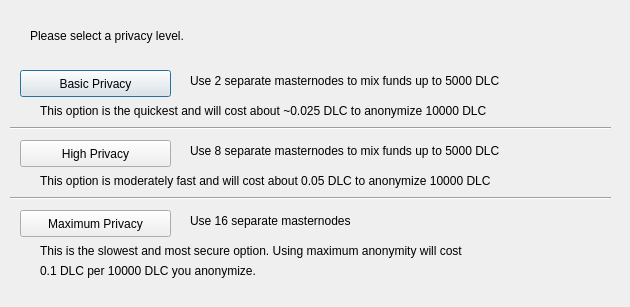
<?xml version="1.0" encoding="UTF-8"?>
<ui version="4.0">
 <class>ObfuscationConfig</class>
 <widget class="QDialog" name="ObfuscationConfig">
  <property name="geometry">
   <rect>
    <x>0</x>
    <y>0</y>
    <width>630</width>
    <height>307</height>
   </rect>
  </property>
  <property name="windowTitle">
   <string>Configure Obfuscation</string>
  </property>
  <widget class="QPushButton" name="buttonBasic">
   <property name="geometry">
    <rect>
     <x>20</x>
     <y>70</y>
     <width>151</width>
     <height>27</height>
    </rect>
   </property>
   <property name="text">
    <string>Basic Privacy</string>
   </property>
  </widget>
  <widget class="QPushButton" name="buttonHigh">
   <property name="geometry">
    <rect>
     <x>20</x>
     <y>140</y>
     <width>151</width>
     <height>27</height>
    </rect>
   </property>
   <property name="text">
    <string>High Privacy</string>
   </property>
  </widget>
  <widget class="QPushButton" name="buttonMax">
   <property name="geometry">
    <rect>
     <x>20</x>
     <y>210</y>
     <width>151</width>
     <height>27</height>
    </rect>
   </property>
   <property name="text">
    <string>Maximum Privacy</string>
   </property>
  </widget>
  <widget class="QLabel" name="label">
   <property name="geometry">
    <rect>
     <x>30</x>
     <y>20</y>
     <width>571</width>
     <height>31</height>
    </rect>
   </property>
   <property name="text">
    <string>Please select a privacy level.</string>
   </property>
  </widget>
  <widget class="QLabel" name="label_2">
   <property name="geometry">
    <rect>
     <x>190</x>
     <y>70</y>
     <width>421</width>
     <height>21</height>
    </rect>
   </property>
   <property name="text">
    <string>Use 2 separate masternodes to mix funds up to 5000 DLC</string>
   </property>
  </widget>
  <widget class="QLabel" name="label_3">
   <property name="geometry">
    <rect>
     <x>190</x>
     <y>140</y>
     <width>411</width>
     <height>21</height>
    </rect>
   </property>
   <property name="text">
    <string>Use 8 separate masternodes to mix funds up to 5000 DLC</string>
   </property>
  </widget>
  <widget class="QLabel" name="label_4">
   <property name="geometry">
    <rect>
     <x>190</x>
     <y>210</y>
     <width>421</width>
     <height>21</height>
    </rect>
   </property>
   <property name="text">
    <string>Use 16 separate masternodes</string>
   </property>
  </widget>
  <widget class="QLabel" name="label_6">
   <property name="geometry">
    <rect>
     <x>40</x>
     <y>100</y>
     <width>561</width>
     <height>21</height>
    </rect>
   </property>
   <property name="text">
    <string>This option is the quickest and will cost about ~0.025 DLC to anonymize 10000 DLC</string>
   </property>
  </widget>
  <widget class="QLabel" name="label_7">
   <property name="geometry">
    <rect>
     <x>40</x>
     <y>170</y>
     <width>561</width>
     <height>21</height>
    </rect>
   </property>
   <property name="text">
    <string>This option is moderately fast and will cost about 0.05 DLC to anonymize 10000 DLC</string>
   </property>
  </widget>
  <widget class="QLabel" name="label_8">
   <property name="geometry">
    <rect>
     <x>40</x>
     <y>240</y>
     <width>561</width>
     <height>21</height>
    </rect>
   </property>
   <property name="text">
    <string>This is the slowest and most secure option. Using maximum anonymity will cost</string>
   </property>
  </widget>
  <widget class="QLabel" name="label_9">
   <property name="geometry">
    <rect>
     <x>40</x>
     <y>260</y>
     <width>561</width>
     <height>21</height>
    </rect>
   </property>
   <property name="text">
    <string>0.1 DLC per 10000 DLC you anonymize.</string>
   </property>
  </widget>
  <widget class="Line" name="line">
   <property name="geometry">
    <rect>
     <x>10</x>
     <y>120</y>
     <width>601</width>
     <height>16</height>
    </rect>
   </property>
   <property name="orientation">
    <enum>Qt::Horizontal</enum>
   </property>
  </widget>
  <widget class="Line" name="line_2">
   <property name="geometry">
    <rect>
     <x>10</x>
     <y>190</y>
     <width>601</width>
     <height>16</height>
    </rect>
   </property>
   <property name="orientation">
    <enum>Qt::Horizontal</enum>
   </property>
  </widget>
 </widget>
 <resources/>
 <connections/>
</ui>
